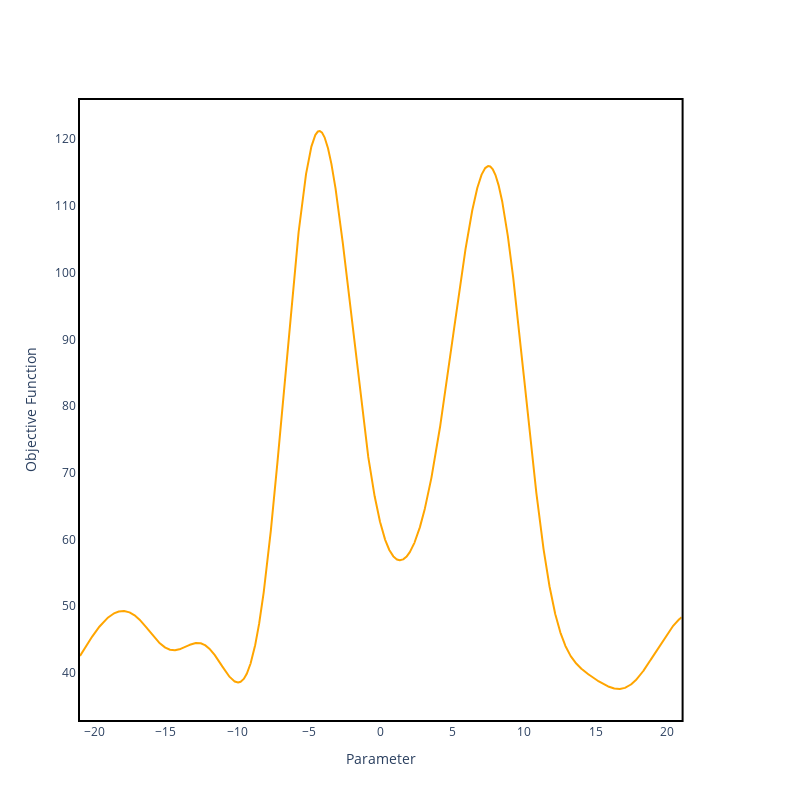

The code cell stored with this chart in its notebook:
### Code cell
importlib.reload(of)
importlib.reload(aa)
# Shared parameters
well_width = 6
outer, inner = well_width+1, well_width-1
seed = 22 # determines function
n_runs = 1000
max_iterations = 100
dim = 1
size = 400
signal_size = 50

batchsize = 10
start = [1.0]
lr = 5

bounds = 40
res = 0.01
dataset_params= {'seed': seed, 'dim':dim, 'size':size, 'bounds':bounds}
pointdata = PointDataset(**dataset_params)

extra_points = torch.vstack([torch.tensor(np.random.rand(dim)*3 - outer) for c in range(signal_size)])
pointdata.data = torch.vstack([pointdata.data, extra_points])
extra_points = torch.vstack([torch.tensor(np.random.rand(dim)*3 - inner) for c in range(signal_size)])
pointdata.data = torch.vstack([pointdata.data, extra_points])
extra_points = torch.vstack([torch.tensor(np.random.rand(dim)*3 + outer) for c in range(signal_size)])
pointdata.data = torch.vstack([pointdata.data, extra_points])
extra_points = torch.vstack([torch.tensor(np.random.rand(dim)*3 + inner) for c in range(signal_size)])
pointdata.data = torch.vstack([pointdata.data, extra_points])
model_params = {'start':start, 'bounds':bounds, 'well_width': well_width}
model = of.AdjustableWell(**model_params)

plot_func(bounds, res, model, pointdata)

### Figure 1 — Plotly figure (JSON) as saved in the notebook; plotly's stock layout.template omitted (floating-point values rounded to 4 significant figures; data arrays with more than 128 entries replaced by an {"elided": "..."} marker saying what was removed)
{"data": [{"line": {"color": "orange"}, "type": "scatter", "x": {"elided": "4200 float values"}, "xaxis": "x", "y": {"elided": "4200 float values"}, "yaxis": "y"}], "layout": {"height": 800, "plot_bgcolor": "rgba(0,0,0,0)", "showlegend": false, "width": 800, "xaxis": {"anchor": "y", "domain": [0, 0.94], "linecolor": "black", "linewidth": 2, "mirror": true, "showline": true, "title": {"text": "Parameter"}}, "yaxis": {"anchor": "x", "domain": [0, 1], "linecolor": "black", "linewidth": 2, "mirror": true, "showline": true, "title": {"text": "Objective Function"}}, "yaxis2": {"anchor": "x", "overlaying": "y", "side": "right"}}}
